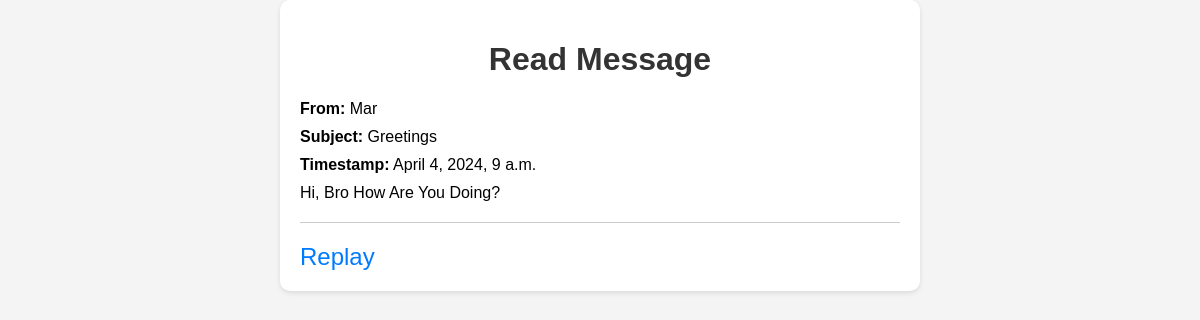
/read/1/ (signed in), run on the app's committed database.
### knowledge_portal/models.py (models this page shows)
class MessageUser(models.Model):
    sender = models.ForeignKey(User, on_delete=models.CASCADE, related_name='sent_messages')
    recipient = models.ForeignKey(User, on_delete=models.CASCADE, related_name='received_messages')
    subject = models.CharField(max_length=100)
    body = models.TextField()
    timestamp = models.DateTimeField(auto_now_add=True)
    read = models.BooleanField(default=False)

### knowledge_portal/views.py (the view)
# urls.py: path('read/<int:message_id>/', views.read_message, name='read_message'),
@login_required
def read_message(request, message_id):
    message = get_object_or_404(MessageUser, id=message_id)
    return render(request, 'knowledge_portal/read_message.html', {'message': message})

### knowledge_portal/templates/Knowledge_portal/read_message.html (shortened to what this page needs)
<!DOCTYPE html>
<html lang="en">
<head>
</head>
<body>
    <div class="container">
        <h1>Read Message</h1>
        <p><strong>From:</strong> {{ message.sender.username }}</p>
        <p><strong>Subject:</strong> {{ message.subject }}</p>
        <p><strong>Timestamp:</strong> {{ message.timestamp }}</p>
        <p>{{ message.body }}</p>
        <hr>
        <a href="{% url "email" %}"> Replay</a>
    </div>
</body>
</html>

### knowledge_portal/templates/Knowledge_portal/read_message.html (style rules this page uses)
body { font-family: Arial, sans-serif; margin: 0; padding: 0; background-color: #f4f4f4; }
.container { max-width: 600px; margin: 0 auto; padding: 20px; background-color: #fff; border-radius: 10px; box-shadow: 0 2px 5px rgba(0, 0, 0, 0.1); }
h1 { text-align: center; color: #333; }
p { margin: 10px 0; }
strong { font-weight: bold; }
a { text-decoration: none; color: #007bff; font-size: 24px; }
hr { border: none; border-top: 1px solid #ccc; margin: 20px 0; }

### data on the page
MessageUser: sender.username "Mar", subject "Greetings", timestamp "April 4, 2024, 9 a.m.", body "Hi, Bro How Are You Doing?"
